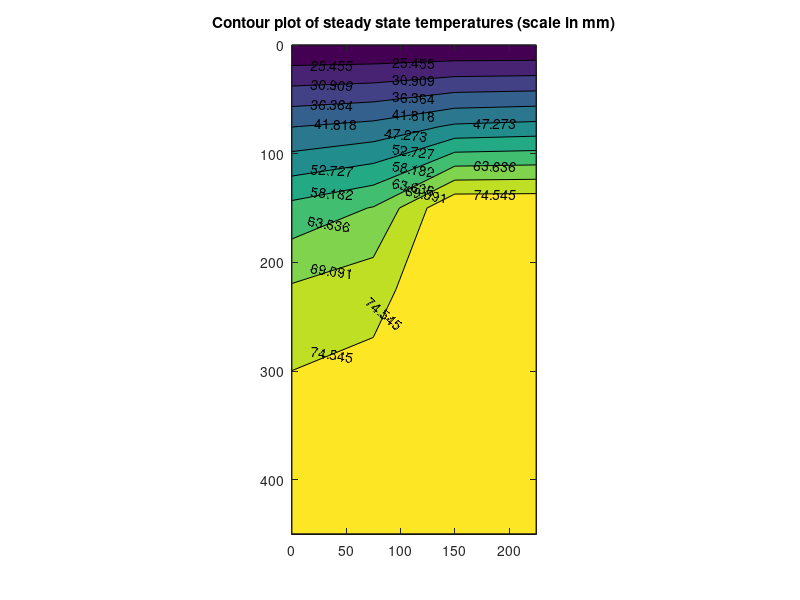

Write the MATLAB code that produced this figure.
% hw2floorheatingducts.m
% This Matlab script finds the steady-state temperature distribution in a
% floor slab with fluid channels, and it also performs a heat flux calculation.
% Form the matrix
A=eye(18); % start off with an identity matrix that is 18x18
A(1,[2 5]) = -[.5 .25]; % put .5 in (1,2) entry, put .25 in (1,5) entry
A(2,[1 3 6]) = -.25;
A(3,[2 4]) = -.25;
A(4,3) = -.5;
A(5,[1 6 7]) = -[.25 .5 .25];
A(6,[2 5 8]) = -.25;
A(7,[5 8 9]) = -[.25 .5 .25];
A(8,[6 7 10]) = -.25;
A(9,[7 10 11]) = -[.25 .5 .25];
A(10,[8 9 12]) = -.25;
A(11,[9 12 15]) = -[.25 .5 .25];
A(12,[10 11 13 16]) = -.25;
A(13,[12 14 17]) = -.25;
A(14,[13 18]) = -[.5 .25];
A(15,[11 16]) = -.5;
A(16,[15 12 17]) = -[.25 .5 .25];
A(17,[16 18 13]) = -[.25 .25 .5];
A(18,[14 17]) = -.5;

% Form the RHS vector
TA=20;
TD=80;
b=[TA; TA; TA+TD; TA+TD; 0; TD; 0; TD; 0; TD; 0; 0; TD; TD; 0; 0; 0; 0]/4;
% Solve the system of equations that governs the temperatures at
% grid points
T=A\b;
% Reform the vector of temperatures into a matrix for plotting
L=150; % in mm
temps=[ TA TA TA TA;
T(1) T(2) T(3) T(4);
T(5) T(6) TD TD;
T(7) T(8) TD TD;
T(9) T(10) TD TD;
T(11) T(12) T(13) T(14);
T(15) T(16) T(17) T(18)];
x=(0:3)*L/2; % x-coordinates
y=(0:6)*L/2; % y-coordinates
cplot=contourf(x,y,temps);
clabel(cplot);
hold on
axis equal
axis tight
title('Contour plot of steady state temperatures (scale in mm)')
set(gca,'YDir','reverse'); %flips to correct orientation
% calculate flux
k = 1.4; % W/(m.K)
% this value is in watts/meter and it is for a section of the heat
% exchanger that is 3*L/2 (225mm) wide and 1m depth into the page
Qtop=k*((TA-T(1))+2*(TA-T(2))+2*(TA-T(3))+TA-T(4))/2 % this is in watts/meter
% so to get the value of the heat flux to the air over a 4m^2
% square area, we would need to divide by 3*L/2 and multiply by 4
Qtop*4/((L*3/2)/1000) %(answer is now in watts)
% The resulting flux is negative because heat is leaving the system (and
% going into the air)